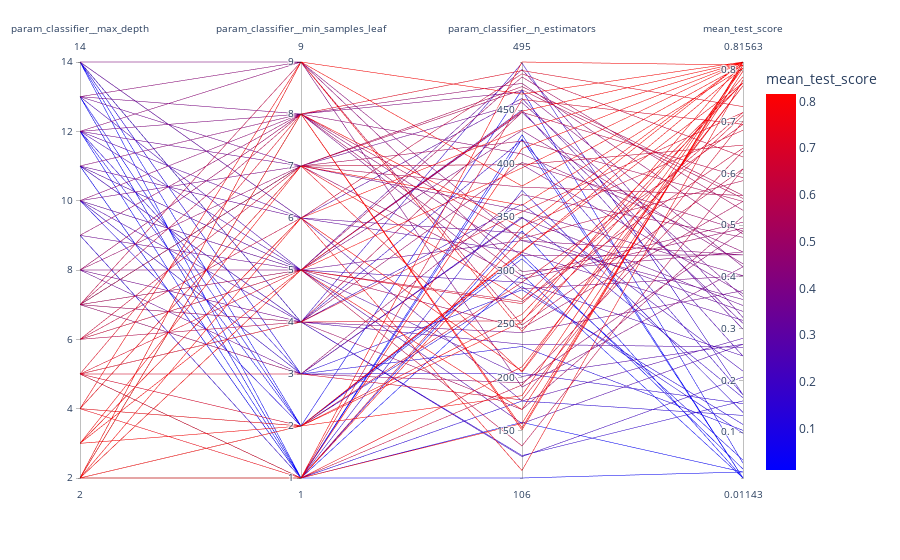

This figure's notebook cell:
### Code cell
results_df = pd.DataFrame(random_search_rf.cv_results_)
param_cols = [col for col in results_df.columns if col.startswith('param_')]
iv.plot_parallel_coordinates(results_df, dimensions=param_cols)
